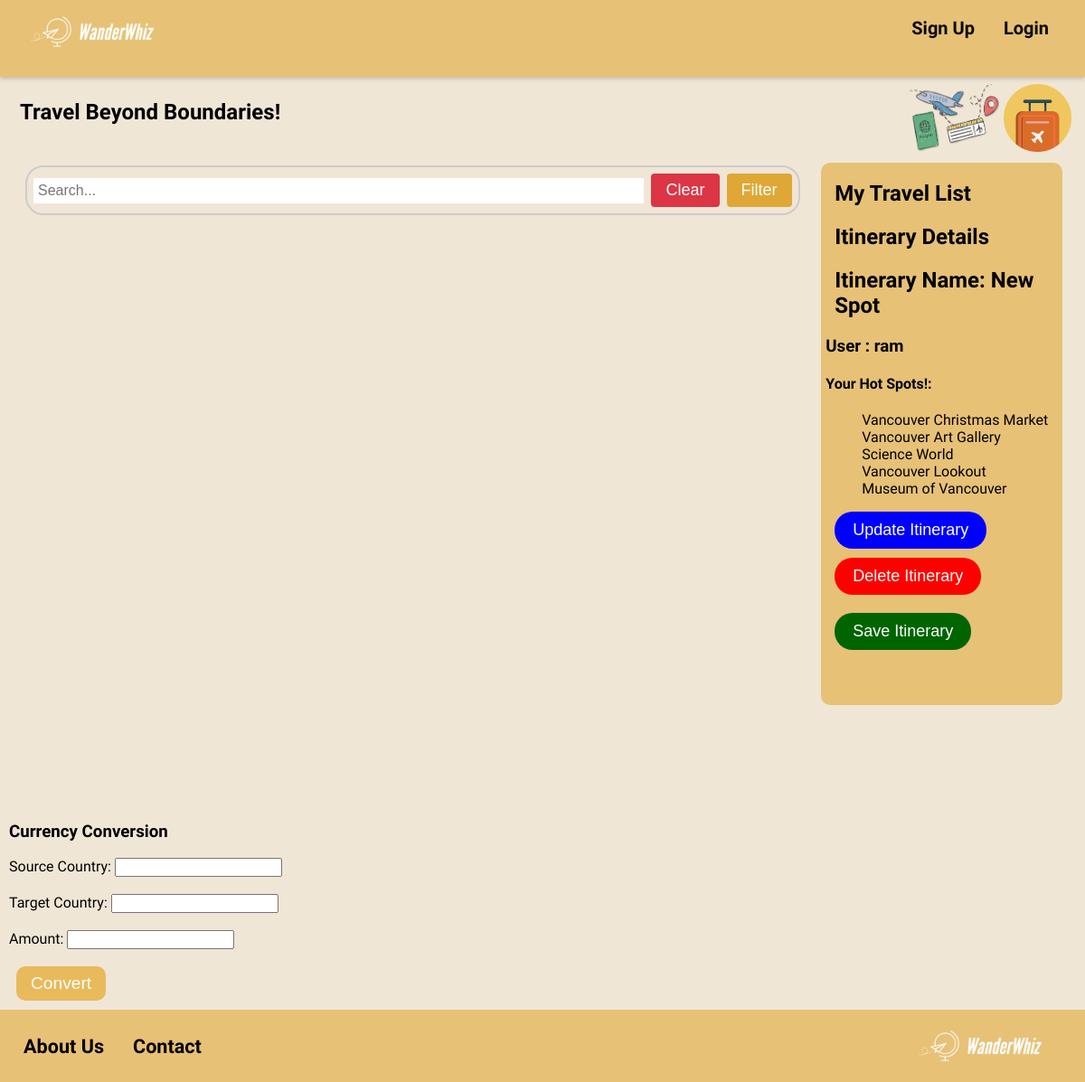
Screenshot of /itineraries/6/ with the database file from the repository.
### members/models.py (models this page shows, shortened)
class Itinerary(models.Model):
    itinerary_name = models.CharField(max_length=255)
    business_list = models.ManyToManyField(Business)
    user_id = models.ForeignKey(User, on_delete=models.CASCADE)

class Business(models.Model):
    business_name = models.CharField(max_length=255)
    business_type = models.CharField(max_length=12, default='Tourist Attraction')
    address = models.CharField(max_length=255)
    rating = models.CharField(max_length=5)

### members/views.py (the view)
# urls.py: path('itineraries/<int:id>/', itinerary_detail, name='itinerary_detail'),
def itinerary_detail(request, id):
    itinerary = get_object_or_404(Itinerary, id=id)
    return render(request, 'itinerary_detail.html', {'itinerary': itinerary})

### members/templates/itinerary_detail.html (shortened to what this page needs)
{% extends 'registration/home.html'%}
{% load static %}
{% block itineraryinfo %}
<h2>Itinerary Details</h2>
<h2>Itinerary Name: {{ itinerary.itinerary_name }}</h2>
<h3>User : {{ itinerary.user_id }}</h3>
<h4>Your Hot Spots!:</h4>
<ul>
  {% for business in itinerary.business_list.all %}
    <li>{{ business.business_name }}</li>
  {% empty %}
    <li>No businesses found.</li>
  {% endfor %}
</ul>
<button onclick="window.location.href='{% url 'itinerary_update' id=itinerary.id %}'" class="update-itinerary btn btn-primary">Update Itinerary</button>
<form action="{% url 'itinerary_delete' itinerary.id %}" method="post" >
  <button type="submit" class="delete-itinerary btn btn-danger">Delete Itinerary</button>
</form>
{% endblock %}

### members/static/homestylesheet.css (style rules this page uses)
body { background-color: #f0e6d6; width: 100vw; height: 100vh; height: auto; font-family: 'Source Sans Pro', sans-serif; margin: 0; display: flex; flex-direction: column; margin-bottom: 0%; }
li, li::marker { list-style-type: none; }
h2 { padding-left: 10px; }
button { font-size: large; }
.update-itinerary { margin-left: 10px; background-color: blue; color: white; border: none; border-radius: 20px; padding: 10px 20px; text-align: center; text-decoration: none; }
.delete-itinerary { margin: 10px; background-color: red; color: white; border: none; border-radius: 20px; padding: 10px 20px; text-align: center; text-decoration: none; }

### rows the page displays
Itinerary: itinerary_name "New Spot", user_id "ram"
Business: business_name "Vancouver Christmas Market"
Business: business_name "Vancouver Art Gallery"
Business: business_name "Science World"
Business: business_name "Vancouver Lookout"
Business: business_name "Museum of Vancouver"
